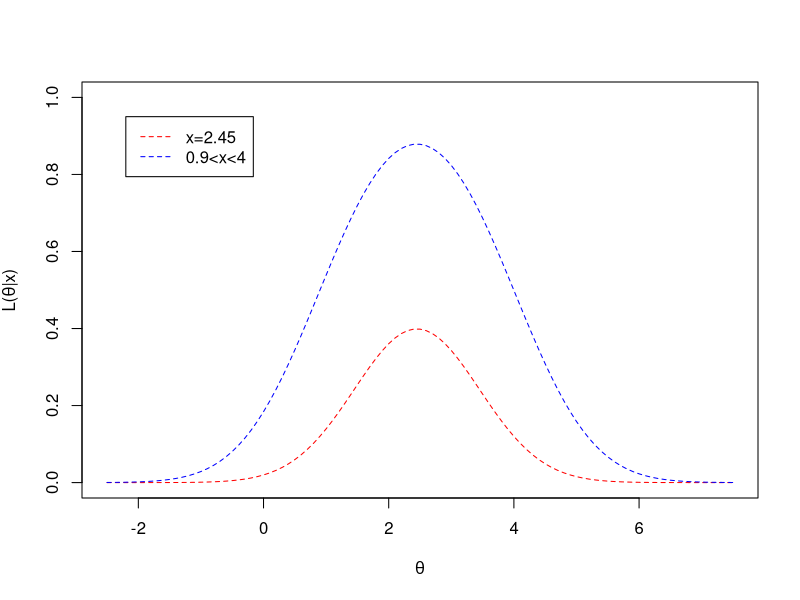

Here is the R script that generated this plot:
## ---- chunk 1
knitr::opts_chunk$set(echo = TRUE)
## ---- chunk 2
likelihood_1 <- function(theta) exp(-.5 * (2.45-theta)^2)/sqrt(2*pi)

f <- function(x, theta) exp(- .5 * (x - theta) ^ 2) / sqrt(2 * pi)

likelihood_2 <- function(theta) integrate(f, lower=0.9, upper=4, theta)$value
likelihood_2v <- Vectorize(likelihood_2)

curve(likelihood_1, from=-2.5, to=7.5, xlab=expression(theta),
      ylab=expression(paste('L(', theta, '|x)')), ylim=c(0,1), col='red', lty=2)
curve(likelihood_2v, from=-2.5, to=7.5, add=TRUE, col='blue', lty=2)
legend(-2.2, .95, legend=c('x=2.45', '0.9<x<4'), 
       col=c('red', 'blue'), lty=2:2)
